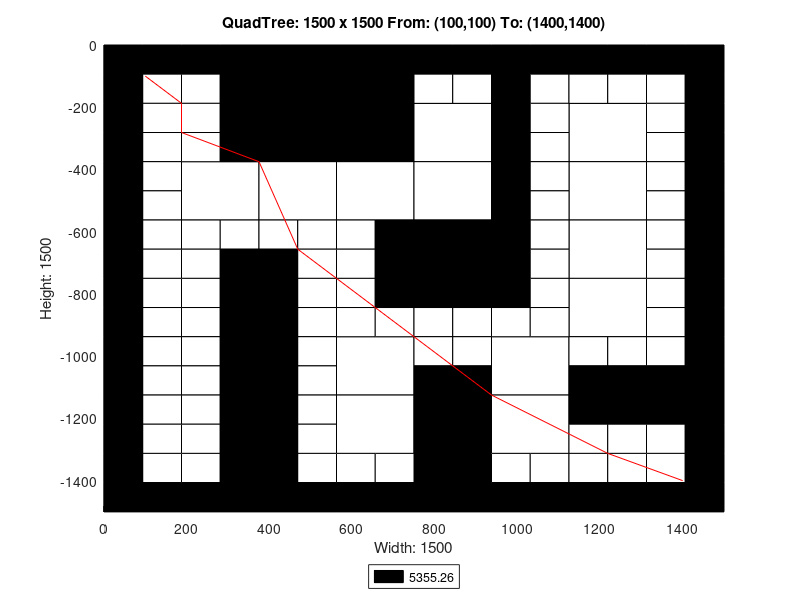

MATLAB code to generate this figure:
axis([0 1500 -1500 0]);
title('QuadTree: 1500 x 1500 From: (100,100) To: (1400,1400)');
xlabel('Width: 1500');
ylabel('Height: 1500');
rectangle('Position',[375 -375 375 375], 'FaceColor',[0 0 0]);
rectangle('Position',[187.5 -562.5 187.5 187.5], 'FaceColor',[1 1 1]);
rectangle('Position',[375 -562.5 187.5 187.5], 'FaceColor',[1 1 1]);
rectangle('Position',[562.5 -562.5 187.5 187.5], 'FaceColor',[1 1 1]);
rectangle('Position',[750 -375 187.5 187.5], 'FaceColor',[1 1 1]);
rectangle('Position',[1125 -375 187.5 187.5], 'FaceColor',[1 1 1]);
rectangle('Position',[750 -562.5 187.5 187.5], 'FaceColor',[1 1 1]);
rectangle('Position',[750 -750 187.5 187.5], 'FaceColor',[0 0 0]);
rectangle('Position',[1125 -562.5 187.5 187.5], 'FaceColor',[1 1 1]);
rectangle('Position',[1125 -750 187.5 187.5], 'FaceColor',[1 1 1]);
rectangle('Position',[562.5 -1125 187.5 187.5], 'FaceColor',[1 1 1]);
rectangle('Position',[562.5 -1312.5 187.5 187.5], 'FaceColor',[1 1 1]);
rectangle('Position',[937.5 -1125 187.5 187.5], 'FaceColor',[1 1 1]);
rectangle('Position',[1125 -937.5 187.5 187.5], 'FaceColor',[1 1 1]);
rectangle('Position',[750 -1312.5 187.5 187.5], 'FaceColor',[0 0 0]);
rectangle('Position',[937.5 -1312.5 187.5 187.5], 'FaceColor',[1 1 1]);
rectangle('Position',[750 -1500 187.5 187.5], 'FaceColor',[0 0 0]);
rectangle('Position',[0 -93.75 93.75 93.75], 'FaceColor',[0 0 0]);
rectangle('Position',[93.75 -93.75 93.75 93.75], 'FaceColor',[0 0 0]);
rectangle('Position',[0 -187.5 93.75 93.75], 'FaceColor',[0 0 0]);
rectangle('Position',[93.75 -187.5 93.75 93.75], 'FaceColor',[1 1 1]);
rectangle('Position',[187.5 -93.75 93.75 93.75], 'FaceColor',[0 0 0]);
rectangle('Position',[281.25 -93.75 93.75 93.75], 'FaceColor',[0 0 0]);
rectangle('Position',[187.5 -187.5 93.75 93.75], 'FaceColor',[1 1 1]);
rectangle('Position',[281.25 -187.5 93.75 93.75], 'FaceColor',[0 0 0]);
rectangle('Position',[0 -281.25 93.75 93.75], 'FaceColor',[0 0 0]);
rectangle('Position',[93.75 -281.25 93.75 93.75], 'FaceColor',[1 1 1]);
rectangle('Position',[0 -375 93.75 93.75], 'FaceColor',[0 0 0]);
rectangle('Position',[93.75 -375 93.75 93.75], 'FaceColor',[1 1 1]);
rectangle('Position',[187.5 -281.25 93.75 93.75], 'FaceColor',[1 1 1]);
rectangle('Position',[281.25 -281.25 93.75 93.75], 'FaceColor',[0 0 0]);
rectangle('Position',[187.5 -375 93.75 93.75], 'FaceColor',[1 1 1]);
rectangle('Position',[281.25 -375 93.75 93.75], 'FaceColor',[0 0 0]);
rectangle('Position',[0 -468.75 93.75 93.75], 'FaceColor',[0 0 0]);
rectangle('Position',[93.75 -468.75 93.75 93.75], 'FaceColor',[1 1 1]);
rectangle('Position',[0 -562.5 93.75 93.75], 'FaceColor',[0 0 0]);
rectangle('Position',[93.75 -562.5 93.75 93.75], 'FaceColor',[1 1 1]);
rectangle('Position',[0 -656.25 93.75 93.75], 'FaceColor',[0 0 0]);
rectangle('Position',[93.75 -656.25 93.75 93.75], 'FaceColor',[1 1 1]);
rectangle('Position',[0 -750 93.75 93.75], 'FaceColor',[0 0 0]);
rectangle('Position',[93.75 -750 93.75 93.75], 'FaceColor',[1 1 1]);
rectangle('Position',[187.5 -656.25 93.75 93.75], 'FaceColor',[1 1 1]);
rectangle('Position',[281.25 -656.25 93.75 93.75], 'FaceColor',[1 1 1]);
rectangle('Position',[187.5 -750 93.75 93.75], 'FaceColor',[1 1 1]);
rectangle('Position',[281.25 -750 93.75 93.75], 'FaceColor',[0 0 0]);
rectangle('Position',[375 -656.25 93.75 93.75], 'FaceColor',[1 1 1]);
rectangle('Position',[468.75 -656.25 93.75 93.75], 'FaceColor',[1 1 1]);
rectangle('Position',[375 -750 93.75 93.75], 'FaceColor',[0 0 0]);
rectangle('Position',[468.75 -750 93.75 93.75], 'FaceColor',[1 1 1]);
rectangle('Position',[562.5 -656.25 93.75 93.75], 'FaceColor',[1 1 1]);
rectangle('Position',[656.25 -656.25 93.75 93.75], 'FaceColor',[0 0 0]);
rectangle('Position',[562.5 -750 93.75 93.75], 'FaceColor',[1 1 1]);
rectangle('Position',[656.25 -750 93.75 93.75], 'FaceColor',[0 0 0]);
rectangle('Position',[750 -93.75 93.75 93.75], 'FaceColor',[0 0 0]);
rectangle('Position',[843.75 -93.75 93.75 93.75], 'FaceColor',[0 0 0]);
rectangle('Position',[750 -187.5 93.75 93.75], 'FaceColor',[1 1 1]);
rectangle('Position',[843.75 -187.5 93.75 93.75], 'FaceColor',[1 1 1]);
rectangle('Position',[937.5 -93.75 93.75 93.75], 'FaceColor',[0 0 0]);
rectangle('Position',[1031.25 -93.75 93.75 93.75], 'FaceColor',[0 0 0]);
rectangle('Position',[937.5 -187.5 93.75 93.75], 'FaceColor',[0 0 0]);
rectangle('Position',[1031.25 -187.5 93.75 93.75], 'FaceColor',[1 1 1]);
rectangle('Position',[937.5 -281.25 93.75 93.75], 'FaceColor',[0 0 0]);
rectangle('Position',[1031.25 -281.25 93.75 93.75], 'FaceColor',[1 1 1]);
rectangle('Position',[937.5 -375 93.75 93.75], 'FaceColor',[0 0 0]);
rectangle('Position',[1031.25 -375 93.75 93.75], 'FaceColor',[1 1 1]);
rectangle('Position',[1125 -93.75 93.75 93.75], 'FaceColor',[0 0 0]);
rectangle('Position',[1218.75 -93.75 93.75 93.75], 'FaceColor',[0 0 0]);
rectangle('Position',[1125 -187.5 93.75 93.75], 'FaceColor',[1 1 1]);
rectangle('Position',[1218.75 -187.5 93.75 93.75], 'FaceColor',[1 1 1]);
rectangle('Position',[1312.5 -93.75 93.75 93.75], 'FaceColor',[0 0 0]);
rectangle('Position',[1406.25 -93.75 93.75 93.75], 'FaceColor',[0 0 0]);
rectangle('Position',[1312.5 -187.5 93.75 93.75], 'FaceColor',[1 1 1]);
rectangle('Position',[1406.25 -187.5 93.75 93.75], 'FaceColor',[0 0 0]);
rectangle('Position',[1312.5 -281.25 93.75 93.75], 'FaceColor',[1 1 1]);
rectangle('Position',[1406.25 -281.25 93.75 93.75], 'FaceColor',[0 0 0]);
rectangle('Position',[1312.5 -375 93.75 93.75], 'FaceColor',[1 1 1]);
rectangle('Position',[1406.25 -375 93.75 93.75], 'FaceColor',[0 0 0]);
rectangle('Position',[937.5 -468.75 93.75 93.75], 'FaceColor',[0 0 0]);
rectangle('Position',[1031.25 -468.75 93.75 93.75], 'FaceColor',[1 1 1]);
rectangle('Position',[937.5 -562.5 93.75 93.75], 'FaceColor',[0 0 0]);
rectangle('Position',[1031.25 -562.5 93.75 93.75], 'FaceColor',[1 1 1]);
rectangle('Position',[937.5 -656.25 93.75 93.75], 'FaceColor',[0 0 0]);
rectangle('Position',[1031.25 -656.25 93.75 93.75], 'FaceColor',[1 1 1]);
rectangle('Position',[937.5 -750 93.75 93.75], 'FaceColor',[0 0 0]);
rectangle('Position',[1031.25 -750 93.75 93.75], 'FaceColor',[1 1 1]);
rectangle('Position',[1312.5 -468.75 93.75 93.75], 'FaceColor',[1 1 1]);
rectangle('Position',[1406.25 -468.75 93.75 93.75], 'FaceColor',[0 0 0]);
rectangle('Position',[1312.5 -562.5 93.75 93.75], 'FaceColor',[1 1 1]);
rectangle('Position',[1406.25 -562.5 93.75 93.75], 'FaceColor',[0 0 0]);
rectangle('Position',[1312.5 -656.25 93.75 93.75], 'FaceColor',[1 1 1]);
rectangle('Position',[1406.25 -656.25 93.75 93.75], 'FaceColor',[0 0 0]);
rectangle('Position',[1312.5 -750 93.75 93.75], 'FaceColor',[1 1 1]);
rectangle('Position',[1406.25 -750 93.75 93.75], 'FaceColor',[0 0 0]);
rectangle('Position',[0 -843.75 93.75 93.75], 'FaceColor',[0 0 0]);
rectangle('Position',[93.75 -843.75 93.75 93.75], 'FaceColor',[1 1 1]);
rectangle('Position',[0 -937.5 93.75 93.75], 'FaceColor',[0 0 0]);
rectangle('Position',[93.75 -937.5 93.75 93.75], 'FaceColor',[1 1 1]);
rectangle('Position',[187.5 -843.75 93.75 93.75], 'FaceColor',[1 1 1]);
rectangle('Position',[281.25 -843.75 93.75 93.75], 'FaceColor',[0 0 0]);
rectangle('Position',[187.5 -937.5 93.75 93.75], 'FaceColor',[1 1 1]);
rectangle('Position',[281.25 -937.5 93.75 93.75], 'FaceColor',[0 0 0]);
rectangle('Position',[0 -1031.25 93.75 93.75], 'FaceColor',[0 0 0]);
rectangle('Position',[93.75 -1031.25 93.75 93.75], 'FaceColor',[1 1 1]);
rectangle('Position',[0 -1125 93.75 93.75], 'FaceColor',[0 0 0]);
rectangle('Position',[93.75 -1125 93.75 93.75], 'FaceColor',[1 1 1]);
rectangle('Position',[187.5 -1031.25 93.75 93.75], 'FaceColor',[1 1 1]);
rectangle('Position',[281.25 -1031.25 93.75 93.75], 'FaceColor',[0 0 0]);
rectangle('Position',[187.5 -1125 93.75 93.75], 'FaceColor',[1 1 1]);
rectangle('Position',[281.25 -1125 93.75 93.75], 'FaceColor',[0 0 0]);
rectangle('Position',[375 -843.75 93.75 93.75], 'FaceColor',[0 0 0]);
rectangle('Position',[468.75 -843.75 93.75 93.75], 'FaceColor',[1 1 1]);
rectangle('Position',[375 -937.5 93.75 93.75], 'FaceColor',[0 0 0]);
rectangle('Position',[468.75 -937.5 93.75 93.75], 'FaceColor',[1 1 1]);
rectangle('Position',[562.5 -843.75 93.75 93.75], 'FaceColor',[1 1 1]);
rectangle('Position',[656.25 -843.75 93.75 93.75], 'FaceColor',[0 0 0]);
rectangle('Position',[562.5 -937.5 93.75 93.75], 'FaceColor',[1 1 1]);
rectangle('Position',[656.25 -937.5 93.75 93.75], 'FaceColor',[1 1 1]);
rectangle('Position',[375 -1031.25 93.75 93.75], 'FaceColor',[0 0 0]);
rectangle('Position',[468.75 -1031.25 93.75 93.75], 'FaceColor',[1 1 1]);
rectangle('Position',[375 -1125 93.75 93.75], 'FaceColor',[0 0 0]);
rectangle('Position',[468.75 -1125 93.75 93.75], 'FaceColor',[1 1 1]);
rectangle('Position',[0 -1218.75 93.75 93.75], 'FaceColor',[0 0 0]);
rectangle('Position',[93.75 -1218.75 93.75 93.75], 'FaceColor',[1 1 1]);
rectangle('Position',[0 -1312.5 93.75 93.75], 'FaceColor',[0 0 0]);
rectangle('Position',[93.75 -1312.5 93.75 93.75], 'FaceColor',[1 1 1]);
rectangle('Position',[187.5 -1218.75 93.75 93.75], 'FaceColor',[1 1 1]);
rectangle('Position',[281.25 -1218.75 93.75 93.75], 'FaceColor',[0 0 0]);
rectangle('Position',[187.5 -1312.5 93.75 93.75], 'FaceColor',[1 1 1]);
rectangle('Position',[281.25 -1312.5 93.75 93.75], 'FaceColor',[0 0 0]);
rectangle('Position',[0 -1406.25 93.75 93.75], 'FaceColor',[0 0 0]);
rectangle('Position',[93.75 -1406.25 93.75 93.75], 'FaceColor',[1 1 1]);
rectangle('Position',[0 -1500 93.75 93.75], 'FaceColor',[0 0 0]);
rectangle('Position',[93.75 -1500 93.75 93.75], 'FaceColor',[0 0 0]);
rectangle('Position',[187.5 -1406.25 93.75 93.75], 'FaceColor',[1 1 1]);
rectangle('Position',[281.25 -1406.25 93.75 93.75], 'FaceColor',[0 0 0]);
rectangle('Position',[187.5 -1500 93.75 93.75], 'FaceColor',[0 0 0]);
rectangle('Position',[281.25 -1500 93.75 93.75], 'FaceColor',[0 0 0]);
rectangle('Position',[375 -1218.75 93.75 93.75], 'FaceColor',[0 0 0]);
rectangle('Position',[468.75 -1218.75 93.75 93.75], 'FaceColor',[1 1 1]);
rectangle('Position',[375 -1312.5 93.75 93.75], 'FaceColor',[0 0 0]);
rectangle('Position',[468.75 -1312.5 93.75 93.75], 'FaceColor',[1 1 1]);
rectangle('Position',[375 -1406.25 93.75 93.75], 'FaceColor',[0 0 0]);
rectangle('Position',[468.75 -1406.25 93.75 93.75], 'FaceColor',[1 1 1]);
rectangle('Position',[375 -1500 93.75 93.75], 'FaceColor',[0 0 0]);
rectangle('Position',[468.75 -1500 93.75 93.75], 'FaceColor',[0 0 0]);
rectangle('Position',[562.5 -1406.25 93.75 93.75], 'FaceColor',[1 1 1]);
rectangle('Position',[656.25 -1406.25 93.75 93.75], 'FaceColor',[1 1 1]);
rectangle('Position',[562.5 -1500 93.75 93.75], 'FaceColor',[0 0 0]);
rectangle('Position',[656.25 -1500 93.75 93.75], 'FaceColor',[0 0 0]);
rectangle('Position',[750 -843.75 93.75 93.75], 'FaceColor',[0 0 0]);
rectangle('Position',[843.75 -843.75 93.75 93.75], 'FaceColor',[0 0 0]);
rectangle('Position',[750 -937.5 93.75 93.75], 'FaceColor',[1 1 1]);
rectangle('Position',[843.75 -937.5 93.75 93.75], 'FaceColor',[1 1 1]);
rectangle('Position',[937.5 -843.75 93.75 93.75], 'FaceColor',[0 0 0]);
rectangle('Position',[1031.25 -843.75 93.75 93.75], 'FaceColor',[1 1 1]);
rectangle('Position',[937.5 -937.5 93.75 93.75], 'FaceColor',[1 1 1]);
rectangle('Position',[1031.25 -937.5 93.75 93.75], 'FaceColor',[1 1 1]);
rectangle('Position',[750 -1031.25 93.75 93.75], 'FaceColor',[1 1 1]);
rectangle('Position',[843.75 -1031.25 93.75 93.75], 'FaceColor',[1 1 1]);
rectangle('Position',[750 -1125 93.75 93.75], 'FaceColor',[0 0 0]);
rectangle('Position',[843.75 -1125 93.75 93.75], 'FaceColor',[0 0 0]);
rectangle('Position',[1312.5 -843.75 93.75 93.75], 'FaceColor',[1 1 1]);
rectangle('Position',[1406.25 -843.75 93.75 93.75], 'FaceColor',[0 0 0]);
rectangle('Position',[1312.5 -937.5 93.75 93.75], 'FaceColor',[1 1 1]);
rectangle('Position',[1406.25 -937.5 93.75 93.75], 'FaceColor',[0 0 0]);
rectangle('Position',[1125 -1031.25 93.75 93.75], 'FaceColor',[1 1 1]);
rectangle('Position',[1218.75 -1031.25 93.75 93.75], 'FaceColor',[1 1 1]);
rectangle('Position',[1125 -1125 93.75 93.75], 'FaceColor',[0 0 0]);
rectangle('Position',[1218.75 -1125 93.75 93.75], 'FaceColor',[0 0 0]);
rectangle('Position',[1312.5 -1031.25 93.75 93.75], 'FaceColor',[1 1 1]);
rectangle('Position',[1406.25 -1031.25 93.75 93.75], 'FaceColor',[0 0 0]);
rectangle('Position',[1312.5 -1125 93.75 93.75], 'FaceColor',[0 0 0]);
rectangle('Position',[1406.25 -1125 93.75 93.75], 'FaceColor',[0 0 0]);
rectangle('Position',[937.5 -1406.25 93.75 93.75], 'FaceColor',[1 1 1]);
rectangle('Position',[1031.25 -1406.25 93.75 93.75], 'FaceColor',[1 1 1]);
rectangle('Position',[937.5 -1500 93.75 93.75], 'FaceColor',[0 0 0]);
rectangle('Position',[1031.25 -1500 93.75 93.75], 'FaceColor',[0 0 0]);
rectangle('Position',[1125 -1218.75 93.75 93.75], 'FaceColor',[0 0 0]);
rectangle('Position',[1218.75 -1218.75 93.75 93.75], 'FaceColor',[0 0 0]);
rectangle('Position',[1125 -1312.5 93.75 93.75], 'FaceColor',[1 1 1]);
rectangle('Position',[1218.75 -1312.5 93.75 93.75], 'FaceColor',[1 1 1]);
rectangle('Position',[1312.5 -1218.75 93.75 93.75], 'FaceColor',[0 0 0]);
rectangle('Position',[1406.25 -1218.75 93.75 93.75], 'FaceColor',[0 0 0]);
rectangle('Position',[1312.5 -1312.5 93.75 93.75], 'FaceColor',[1 1 1]);
rectangle('Position',[1406.25 -1312.5 93.75 93.75], 'FaceColor',[0 0 0]);
rectangle('Position',[1125 -1406.25 93.75 93.75], 'FaceColor',[1 1 1]);
rectangle('Position',[1218.75 -1406.25 93.75 93.75], 'FaceColor',[1 1 1]);
rectangle('Position',[1125 -1500 93.75 93.75], 'FaceColor',[0 0 0]);
rectangle('Position',[1218.75 -1500 93.75 93.75], 'FaceColor',[0 0 0]);
rectangle('Position',[1312.5 -1406.25 93.75 93.75], 'FaceColor',[1 1 1]);
rectangle('Position',[1406.25 -1406.25 93.75 93.75], 'FaceColor',[0 0 0]);
rectangle('Position',[1312.5 -1500 93.75 93.75], 'FaceColor',[0 0 0]);
rectangle('Position',[1406.25 -1500 93.75 93.75], 'FaceColor',[0 0 0]);
X=[1400,1400,1218.75,1218.75,937.5,750,750,656.25,656.25,562.5,468.75,468.75,375,187.5,187.5,187.5,100];
Y=[-1400,-1400,-1312.5,-1312.5,-1125,-937.5,-937.5,-843.75,-843.75,-750,-656.25,-656.25,-375,-281.25,-281.25,-187.5,-100];
hold on;
plot(X,Y,'r');
legend('5355.26','Location','southoutside');
